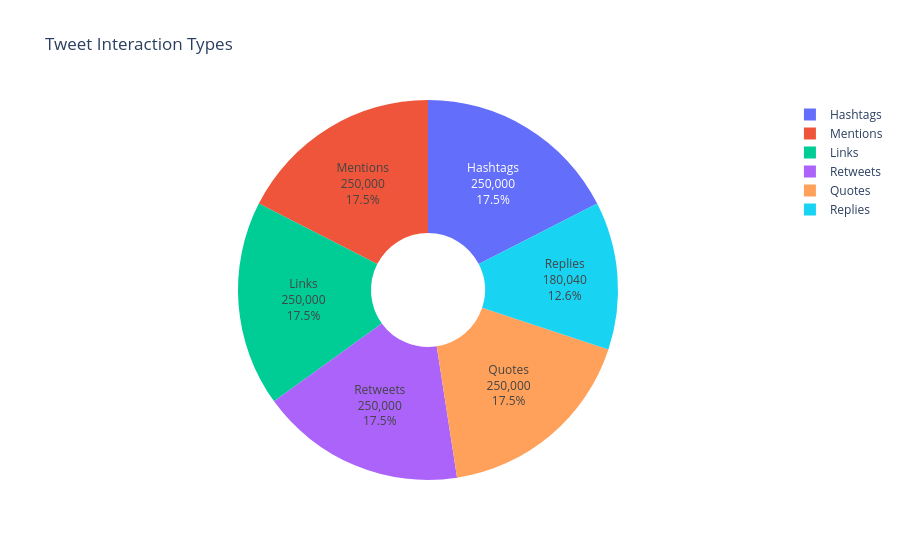

Notebook code cell kept with this figure:
### Markdown cell above
#### Tweet Interaction Types

### Code cell
interaction_counts = {
    "Hashtags": df['hashtags'].notna().sum(),
    "Mentions": df['mentionedUsers'].notna().sum(),
    "Links": df['links'].notna().sum(),
    "Replies": df['in_reply_to_user_id_str'].notna().sum(),
    "Retweets": df['retweetedTweet'].notna().sum(),
    "Quotes": df['quotedTweet'].notna().sum()
}

interaction_df = pd.DataFrame(list(interaction_counts.items()), columns=['Type', 'Count'])

fig = px.pie(interaction_df, names='Type', values='Count', hole =0.3, title='Tweet Interaction Types')
fig.update_traces(
    textinfo='label+percent+value'
)
fig.show()

### Figure 1 — Plotly figure (JSON) as saved in the notebook; plotly's stock layout.template omitted (floating-point values rounded to 4 significant figures)
{"data": [{"domain": {"x": [0, 1], "y": [0, 1]}, "hole": 0.3, "hovertemplate": "Type=%{label}<br>Count=%{value}<extra></extra>", "labels": ["Hashtags", "Mentions", "Links", "Replies", "Retweets", "Quotes"], "legendgroup": "", "name": "", "showlegend": true, "textinfo": "label+percent+value", "type": "pie", "values": [250000, 250000, 250000, 180040, 250000, 250000]}], "layout": {"legend": {"tracegroupgap": 0}, "title": {"text": "Tweet Interaction Types"}}}
